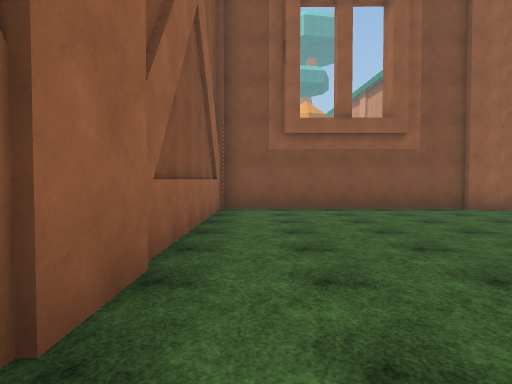
[1] (above)

24 first-person views from a walk through a scene from a Unity 3-D project. The camera is 1.5 m above the floor, tilts 2° down and sees 70° across. The floor is counted in squares, 2 m on a side. Each view is taken from the middle of a square. On the plan, view 1 faces up. The plan holds only what a view shows up to about 11 squares ahead; the rest is blank. The place goes on beyond the plan. The player is left out. Surface patterns are stand-ins for the level's own textures.

[2]
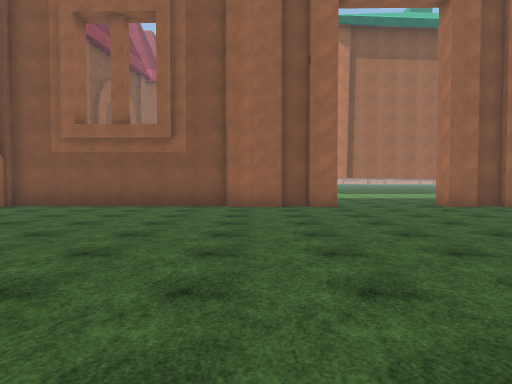

[3]
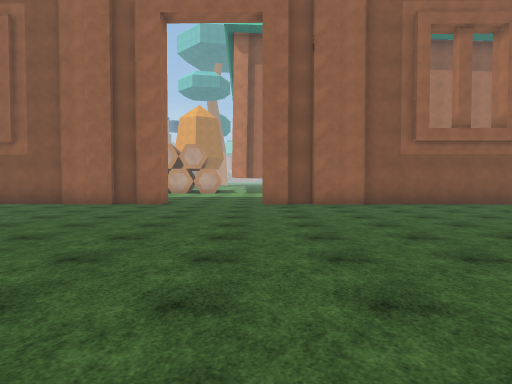

[4]
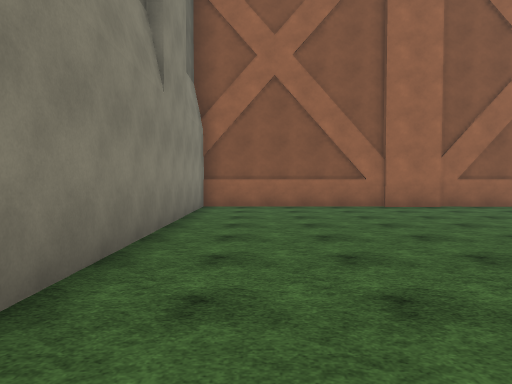

[5]
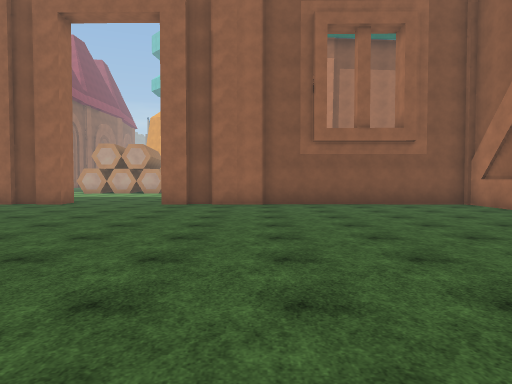

[6]
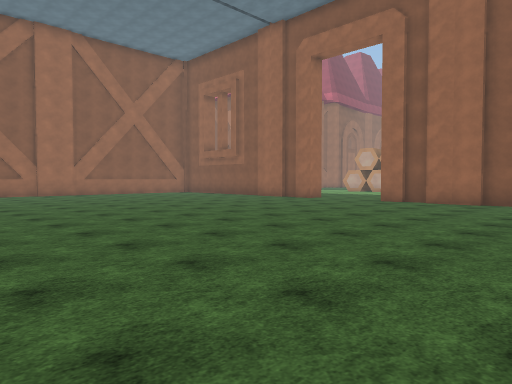

[7]
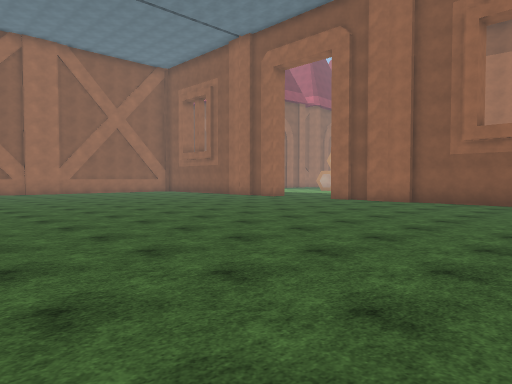

[8]
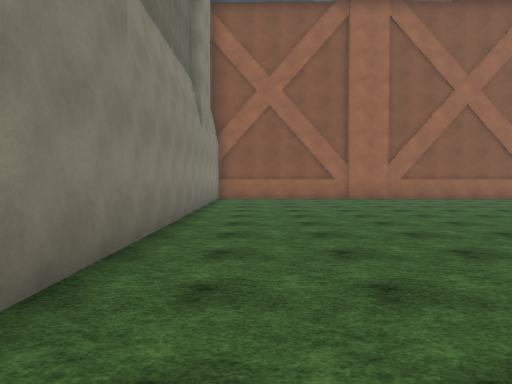

[9]
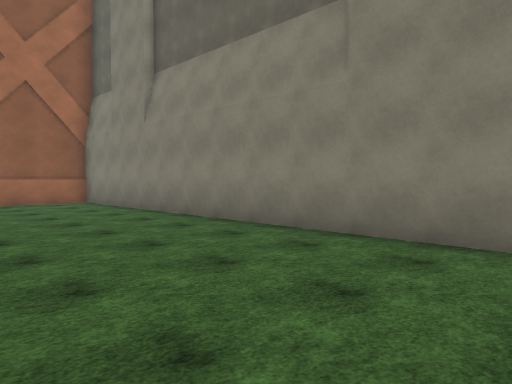

[10]
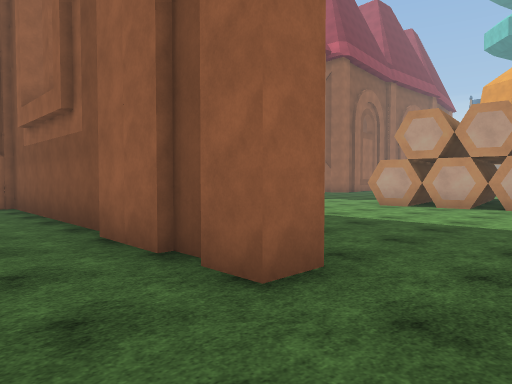

[11]
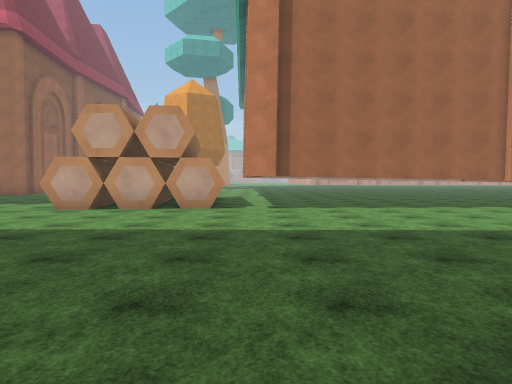

[12]
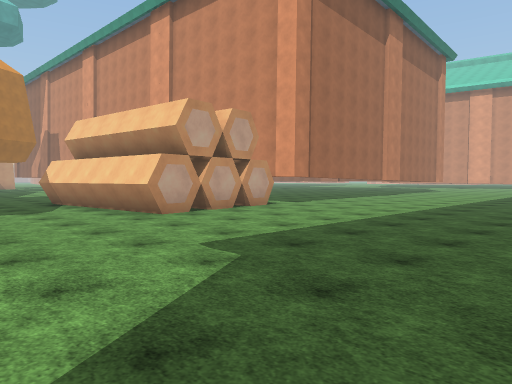

[13]
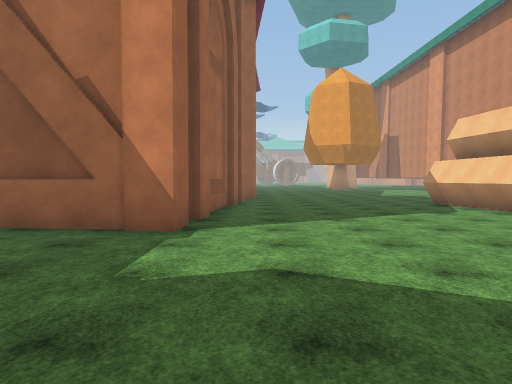

[14]
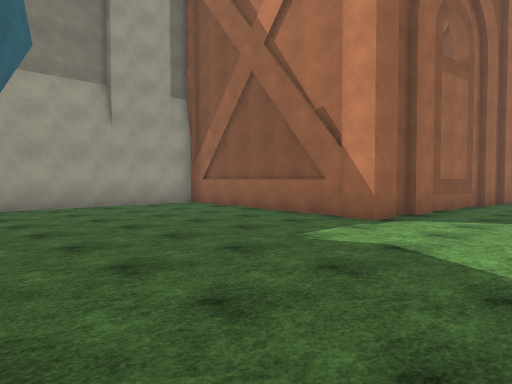

[15]
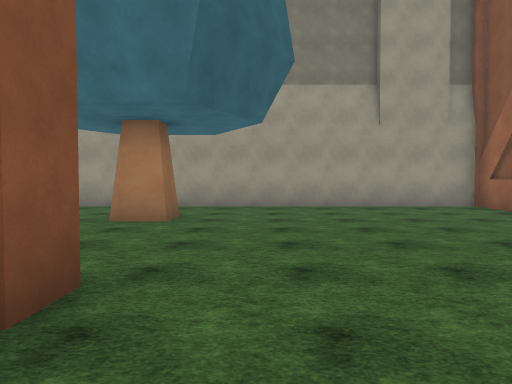

[16]
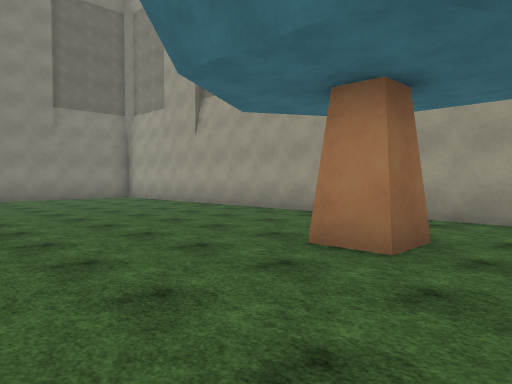

[17]
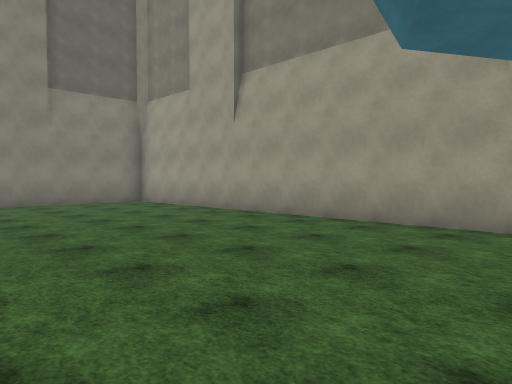

[18]
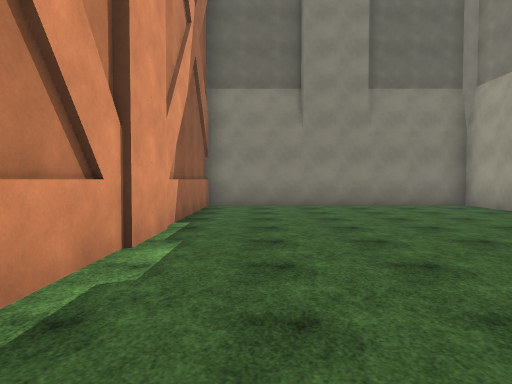

[19]
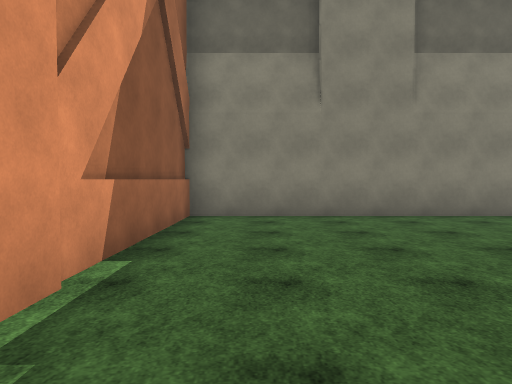

[20]
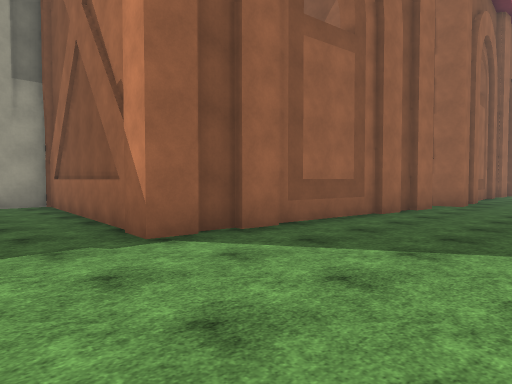

[21]
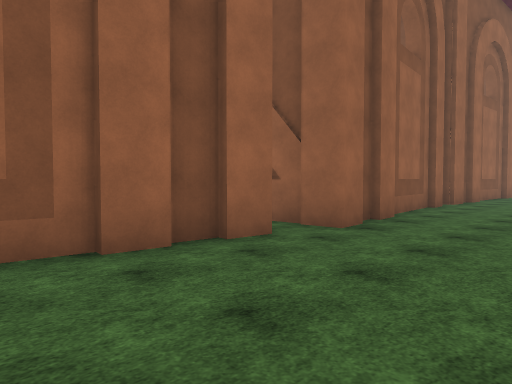

[22]
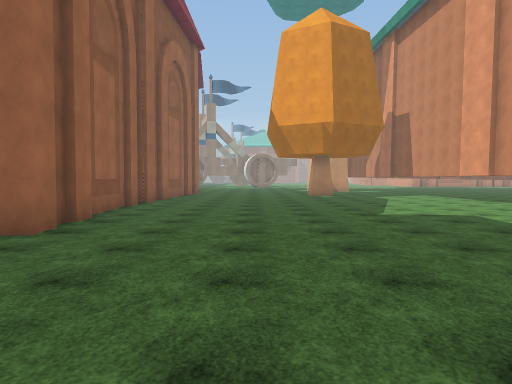

[23]
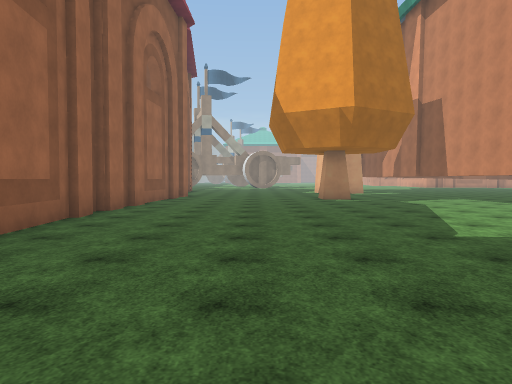

[24]
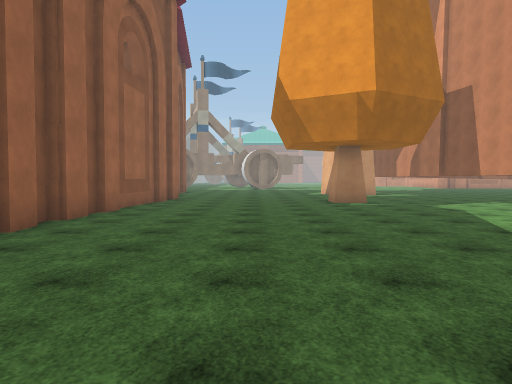

### Floor plan
Key: @ floor where view 1 was taken; # wall or solid block; . floor; H house; T tree.
Columns run from 9 left of view 1 to 19 right of it. Each row starts with its distance up from view 1.
 36         ...........
 35        #...........
 34         ...........
 33        H...........
 32        H..........
 31        H...........
 30        #...........
 29        #..........
 28        #..........
 27         .........
 26        H........
 25       H#........
 24        #.......
 23        #......
 22        #.....#
 21        #.....##
 20        #......#
 19        #......###   .......
 18        #......#############
 17 ##HHH###......###..##.....
 16 #.........................
 15 #........................
 14 #.......................
 13 #.......................
 12 #.......................
 11 #.....................
 10 #.............   .....
  9 #..T....##########...########
  8 #.......#....................
  7 #.......#....................
  6 #.......#....................
  5 #.......#....................
  4 #.......#...................
  3 #.......#...................
  2 #.......#...................
  1 #.......#...................
  0 #.......#@...................
 -1 #.......#....................
 -2 #.......#....................
 -3 #.......#....................
 -4 #############################

Where each view was taken, in squares from view 1:
view 1: 0 up, 0 right, facing up
view 2: 1 down, 6 right, facing up
view 3: 2 down, 11 right, facing up
view 4: 2 down, 9 right, facing left
view 5: 2 down, 14 right, facing up
view 6: 3 down, 17 right, facing up-left
view 7: 3 down, 19 right, facing up-left
view 8: 2 down, 13 right, facing left
view 9: 1 up, 8 right, facing down-right
view 10: 7 up, 10 right, facing up-left
view 11: 8 up, 10 right, facing up
view 12: 10 up, 1 right, facing up-right
view 13: 11 up, 1 left, facing up
view 14: 10 up, 1 right, facing up-left
view 15: 11 up, 1 right, facing left
view 16: 11 up, 2 left, facing down-left
view 17: 8 up, 3 left, facing down-left
view 18: 7 up, 3 left, facing down
view 19: 4 up, 3 left, facing down
view 20: 14 up, 2 right, facing up-left
view 21: 20 up, 2 right, facing up-left
view 22: 20 up, 2 right, facing up
view 23: 23 up, 2 right, facing up
view 24: 25 up, 2 right, facing up
